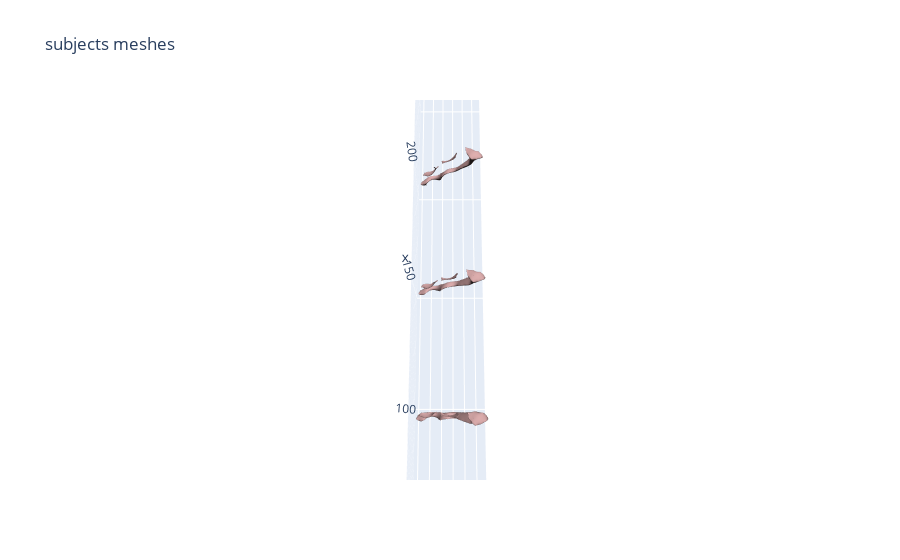

The cell this chart's notebook holds for it:
### Markdown cell above
#### Visualization of average crops of both clusters

### Code cell
fig = cld.draw(shifted_SPAM_meshes)
ma.plot.brochette_layout(fig, "subjects meshes")

### Figure 1 — Plotly figure (JSON) as saved in the notebook; plotly's stock layout.template omitted (floating-point values rounded to 4 significant figures; data arrays with more than 128 entries replaced by an {"elided": "..."} marker saying what was removed)
{"data": [{"color": "rgb(255,200,200)", "i": {"elided": "3530 int values"}, "j": {"elided": "3530 int values"}, "k": {"elided": "3530 int values"}, "lighting": {"ambient": 0.1}, "lightposition": {"x": 0, "y": 0, "z": 0}, "name": "1.6330528259277344", "opacity": 1, "type": "mesh3d", "x": {"elided": "1785 float values"}, "y": {"elided": "1785 float values"}, "z": {"elided": "1785 float values"}}, {"color": "rgb(255,200,200)", "i": {"elided": "3530 int values"}, "j": {"elided": "3530 int values"}, "k": {"elided": "3530 int values"}, "lighting": {"ambient": 0.1}, "lightposition": {"x": 0, "y": 0, "z": 0}, "name": "4.37691867351532", "opacity": 1, "type": "mesh3d", "x": {"elided": "1785 float values"}, "y": {"elided": "1785 float values"}, "z": {"elided": "1785 float values"}}, {"color": "rgb(255,200,200)", "i": {"elided": "3530 int values"}, "j": {"elided": "3530 int values"}, "k": {"elided": "3530 int values"}, "lighting": {"ambient": 0.1}, "lightposition": {"x": 0, "y": 0, "z": 0}, "name": "7.120784521102905", "opacity": 1, "type": "mesh3d", "x": {"elided": "1785 float values"}, "y": {"elided": "1785 float values"}, "z": {"elided": "1785 float values"}}, {"color": "rgb(255,200,200)", "i": {"elided": "3530 int values"}, "j": {"elided": "3530 int values"}, "k": {"elided": "3530 int values"}, "lighting": {"ambient": 0.1}, "lightposition": {"x": 0, "y": 0, "z": 0}, "name": "9.86465036869049", "opacity": 1, "type": "mesh3d", "x": {"elided": "1785 float values"}, "y": {"elided": "1785 float values"}, "z": {"elided": "1785 float values"}}, {"color": "rgb(255,200,200)", "i": {"elided": "3530 int values"}, "j": {"elided": "3530 int values"}, "k": {"elided": "3530 int values"}, "lighting": {"ambient": 0.1}, "lightposition": {"x": 0, "y": 0, "z": 0}, "name": "12.608516216278076", "opacity": 1, "type": "mesh3d", "x": {"elided": "1785 float values"}, "y": {"elided": "1785 float values"}, "z": {"elided": "1785 float values"}}], "layout": {"legend": {"itemsizing": "constant"}, "scene": {"aspectmode": "data", "aspectratio": {"x": 1, "y": 5, "z": 1}, "camera": {"eye": {"x": -0.8, "y": 0, "z": 3}}}, "title": {"text": "subjects meshes"}, "yaxis": {"range": [0, 100]}}}
